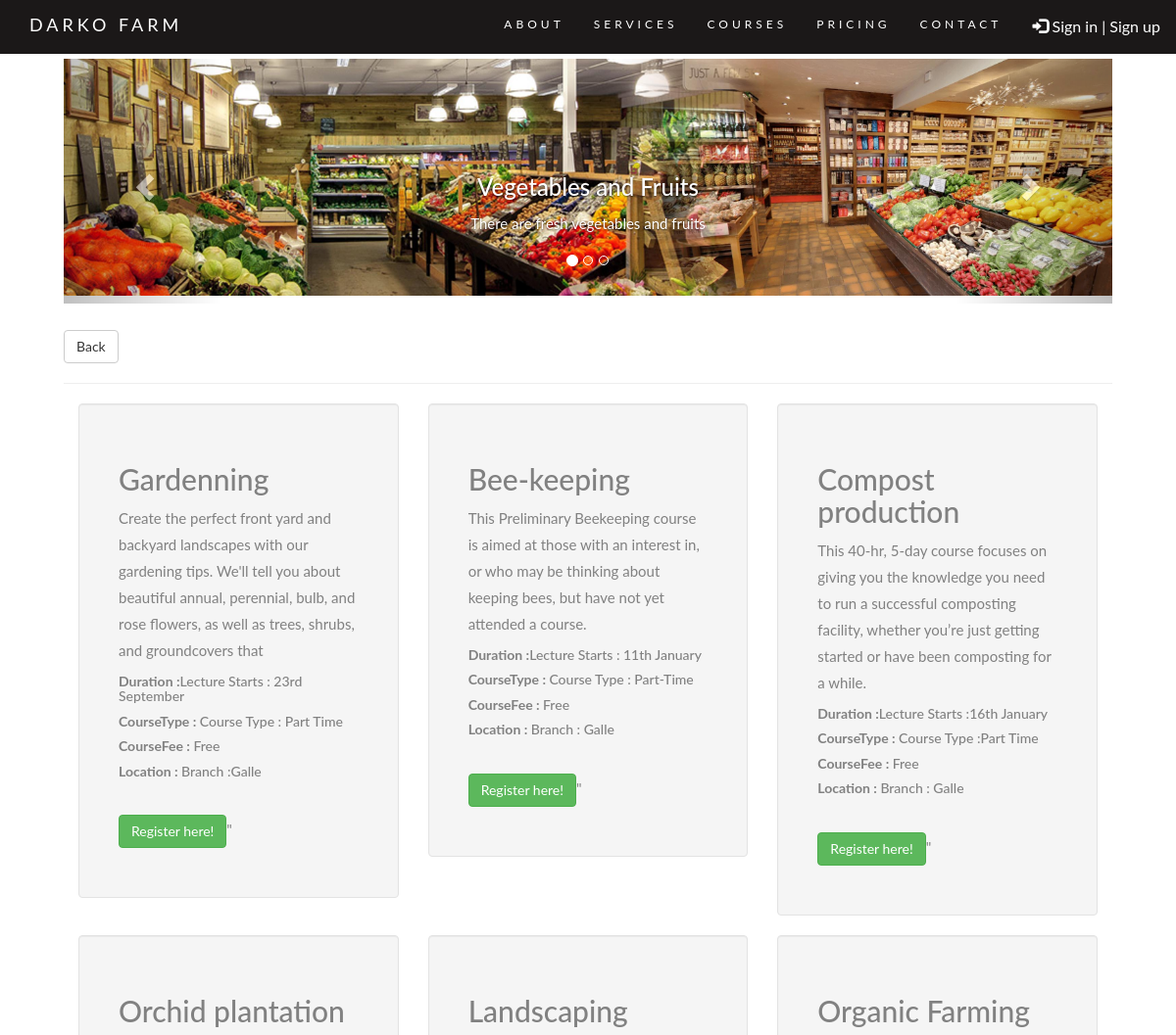
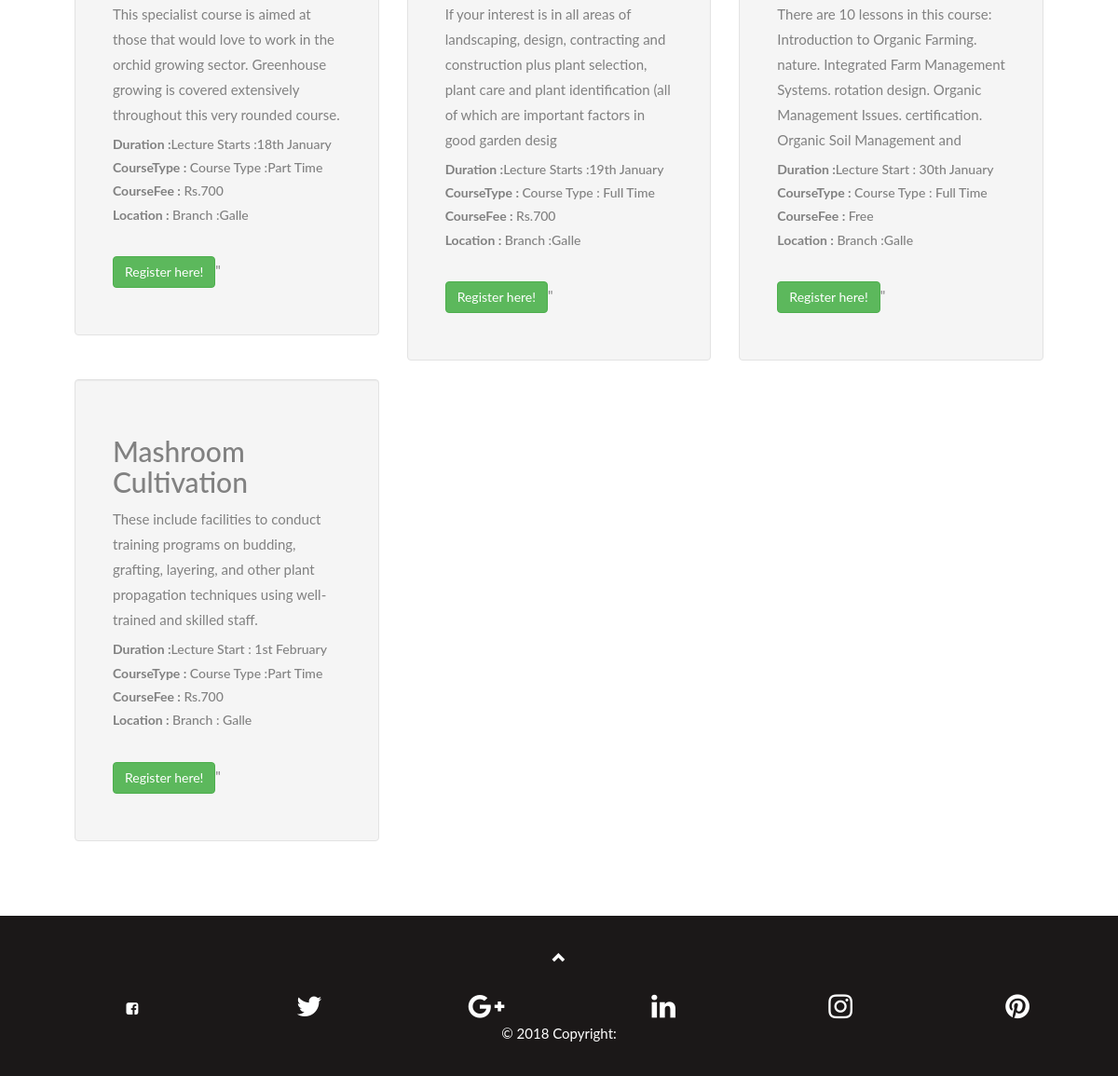
The app's page /cs/course2.php with its own data (2 pictures, top to bottom).
### tables this page shows
CREATE TABLE `course` (
  `Course_Id` char(20) NOT NULL,
  `Course_Image` blob NOT NULL,
  `Course_Name` char(50) DEFAULT NULL,
  `Course_description` varchar(200) NOT NULL,
  `Course_duration` varchar(200) NOT NULL,
  `Course_type` varchar(200) NOT NULL,
  `Course_fees` varchar(200) NOT NULL,
  `Location` varchar(200) NOT NULL
);

### includes/database.php (called while the page is built, shortened)
<?php
    class MySqlDatabase{
    public $connection;
    public function open_conection()
    {
         if (!isset($this->connection)) {
            $this->connection = new mysqli(DB_SERVER,DB_USER, DB_PASSWORD, DB_NAME);
         }
         return $this->connection;
    }
    public function query($query)
    {
        $result = $this->connection->query($query);
        return $result;
    }
    }
    $database = new MySqlDatabase();
?>

### includes/course.php (called while the page is built, shortened)
<?php
require_once "database.php";
class Course{
    public function find_by_sql($sql=""){
        global $database;
        $result_set = $database->query($sql);
        return $result_set;
    }
    public function find_all(){
        $result_set = $this->find_by_sql("SELECT * FROM `course`");
        return $result_set;
    }
}
?>

### cs/course2.php (the view, shortened to what this page needs)
<?php
require_once "../includes/course.php";
$course = new Course();
require_once "layout/header.php";
?>
<body >
<div class="container container-fluid">
    <nav class="navbar navbar-default navbar-fixed-top">
        <div class="container">
            <div class="navbar-header">
                <a class="navbar-brand" href="#">DARKO FARM</a>
            </div>
            <div class="collapse navbar-collapse" id="myNavbar">
                <ul class="nav navbar-nav navbar-right">
                    <li><a href="about.html">ABOUT</a></li>
                    <li><a href="#services">SERVICES</a></li>
                    <li><a href="course.php">COURSES</a></li>
                    <li><a href="Order_foods.php">PRICING</a></li>
                    <li><a href="contact.html">CONTACT</a></li>
                    <ul class="nav navbar-nav navbar-right">
                        <li><div class="dropdown">
                                <a><button class="dropbtn"><span class="glyphicon glyphicon-log-in"></span> Sign in | Sign up</button></a>
                            </div>
                        </li>
                    </ul>
                </ul>
            </div>
        </div>
    </nav>
    <div id="myCarousel" class="carousel slide" data-interval="6000" data-ride="carousel">
        <ol class="carousel-indicators">
            <li data-target="#myCarousel" data-slide-to="0" class="active"></li>
            <li data-target="#myCarousel" data-slide-to="1"></li>
            <li data-target="#myCarousel" data-slide-to="2"></li>
        </ol>
        <div class="carousel-inner" role="listbox" style=" width:100%; height:250px !important;">
            <div class="item active">
                <img src="img/y.jpg" alt="First Slide" width="100%">
                <div class="carousel-caption">
                    <h3>Vegetables and Fruits</h3>
                    <p>There are fresh vegetables and fruits</p>
                </div>
            </div>
        </div>
        <a class="carousel-control left" href="#myCarousel" data-slide="prev">
            <span class="glyphicon glyphicon-chevron-left"></span>
        </a>
        <a class="carousel-control right" href="#myCarousel" data-slide="next">
            <span class="glyphicon glyphicon-chevron-right"></span>
        </a>
    </div>
    <br/>
    <a href="MemberStudent.php"><button class="btn btn-default">Back</button></a>
    <hr>
<?php
   $result = $course->find_all();
    if ($result) {
        while ($row = $result->fetch_assoc()) {
        echo '<div class="col-sm-4">
                <div class="well">
            <ul class="list-unstyled">
              <form action="courseRegistration.php" method="get">
              <li><h2>'.$row['Course_Name'].'</h2></li>
              <li><p>'.$row['Course_description'].'</p></li>
              <li><h5><b>Duration :</b>'. $row['Course_duration'].'</h5></li>
              <li><h5><b>CourseType : </b>'.$row['Course_type'].'</h5></li>
              <li><h5><b>CourseFee : </b>'.$row['Course_fees'].'</h5></li>
              <li><h5><b>Location : </b>'.$row['Location'].'</h5></li><br/>
              </form>
               <a href="courseRegistration.php?cname='.$row['Course_Name'].'"><button class="btn btn-success">Register here!</button></a>"
            </ul>
            </div>
            </div>';
        }
    }
    ?>
</div>
<?php require_once "layout/footer.php"; ?>

### cs/layout/header.php (shortened to what this page needs)
<!DOCTYPE html>
<html lang="en">
<head>
    <link rel="stylesheet" href="https://maxcdn.bootstrapcdn.com/bootstrap/3.3.7/css/bootstrap.min.css">
    <link rel="stylesheet" href="https://cdnjs.cloudflare.com/ajax/libs/font-awesome/4.7.0/css/font-awesome.min.css">
</head>

### cs/layout/footer.php (shortened to what this page needs)
<footer class="text-center">
    <a class="up-arrow" href="#myPage" data-toggle="tooltip" title="TO TOP">
        <span class="glyphicon glyphicon-chevron-up"></span>
    </a><br><br>
    <div class="container">
        <div class="row">
            <div class="col-md-12 py-5">
                <div class="mb-5 flex-center">
                    <div class="col-md-2 mb-md-1 mb-1">
                    <a class="fb-ic">
                        <i class="fa fa-facebook-square" aria-hidden="true"></i>
                    </a>
                    </div>
                    <div class="col-md-2 mb-md-1 mb-1">
                    <a class="tw-ic">
                        <i class="fa fa-twitter fa-lg white-text mr-md-5 mr-3 fa-2x"> </i>
                    </a>
                    </div>
                    <div class="col-md-2 mb-md-1 mb-1">
                    <a class="gplus-ic">
                        <i class="fa fa-google-plus fa-lg white-text mr-md-5 mr-3 fa-2x"> </i>
                    </a>
                    </div>
                    <div class="col-md-2 mb-md-1 mb-1">
                    <a class="li-ic">
                        <i class="fa fa-linkedin fa-lg white-text mr-md-5 mr-3 fa-2x"> </i>
                    </a>
                    </div>
                    <div class="col-md-2 mb-md-1 mb-1">
                    <a class="ins-ic">
                        <i class="fa fa-instagram fa-lg white-text mr-md-5 mr-3 fa-2x"> </i>
                    </a>
                    </div>
                    <div class="col-md-2 mb-md-1 mb-1">
                    <a class="pin-ic">
                        <i class="fa fa-pinterest fa-lg white-text fa-2x"> </i>
                    </a>
                    </div>
                </div>
            </div>
        </div>
    </div>
    <div class="footer-copyright text-center py-3">© 2018 Copyright:
    </div>
</footer>
  </body>
</html>

### cs/course2.php (style rules this page uses)
body { font: 400 15px Lato, sans-serif; line-height: 1.8; color: #818181; }
.navbar { margin-bottom: 0; background-color: #1b1818; z-index: 9999; border: 0; font-size: 12px !important; line-height: 1.42857143 !important; letter-spacing: 4px; border-radius: 0; }
.navbar li a, .navbar .navbar-brand { color: #fff !important; }
.dropbtn { background-color: #1b1818; color: #ffffff; padding: 16px; font-size: 16px; border: none; }
.dropdown { position: relative; display: inline-block; }
.carousel-inner img { width: 100%; height: 100%; margin: auto; }
.container-fluid { padding: 60px 50px; }
footer { background-color: #1b1818; color: #ffffff; padding: 32px; }
footer a { color: #ffffff; }
.well { padding: 40px; }

### records on screen
course: Course_Name "Gardenning", Course_description "Create the perfect front yard and backyard landscapes with our gardening tips. We'll tell you about beautiful annual, perennial, bulb, and rose flowers, as well as trees, shrubs, and groundcovers that", Course_duration "Lecture Starts : 23rd September", Course_type "Course Type : Part Time", Course_fees "Free", Location "Branch :Galle"
course: Course_Name "Bee-keeping", Course_description "This Preliminary Beekeeping course is aimed at those with an interest in, or who may be thinking about keeping bees, but have not yet attended a course.", Course_duration "Lecture Starts : 11th January", Course_type "Course Type : Part-Time", Course_fees "Free", Location "Branch : Galle"
course: Course_Name "Compost production", Course_description "This 40-hr, 5-day course focuses on giving you the knowledge you need to run a successful composting facility, whether you’re just getting started or have been composting for a while.", Course_duration "Lecture Starts :16th January", Course_type "Course Type :Part Time", Course_fees "Free", Location "Branch : Galle"
course: Course_Name "Orchid plantation", Course_description "This specialist course is aimed at those that would love to work in the orchid growing sector. Greenhouse growing is covered extensively throughout this very rounded course.", Course_duration "Lecture Starts :18th January", Course_type "Course Type :Part Time", Course_fees "Rs.700", Location "Branch :Galle"
course: Course_Name "Landscaping", Course_description "If your interest is in all areas of landscaping, design, contracting and construction plus plant selection, plant care and plant identification (all of which are important factors in good garden desig", Course_duration "Lecture Starts :19th January", Course_type "Course Type : Full Time", Course_fees "Rs.700", Location "Branch :Galle"
course: Course_Name "Organic Farming", Course_description "There are 10 lessons in this course: Introduction to Organic Farming. nature. Integrated Farm Management Systems. rotation design. Organic Management Issues. certification. Organic Soil Management and", Course_duration "Lecture Start : 30th January", Course_type "Course Type : Full Time", Course_fees "Free", Location "Branch :Galle"
course: Course_Name "Mashroom Cultivation", Course_description "These include facilities to conduct training programs on budding, grafting, layering, and other plant propagation techniques using well-trained and skilled staff.", Course_duration "Lecture Start : 1st February", Course_type "Course Type :Part Time", Course_fees "Rs.700", Location "Branch : Galle"
